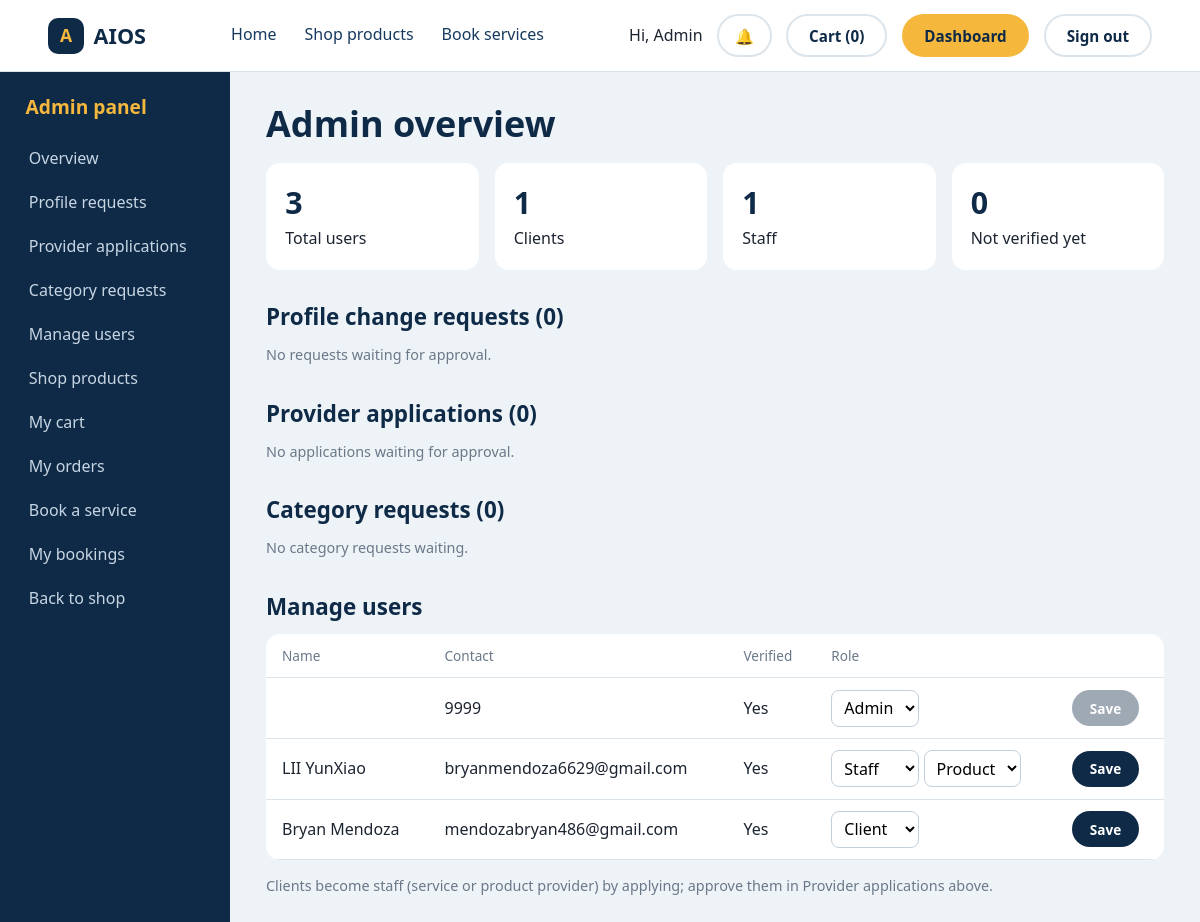
Screenshot of /admin.php (signed in) with the database file from the repository.
### tables this page shows
CREATE TABLE IF NOT EXISTS users (
  id            INT UNSIGNED AUTO_INCREMENT PRIMARY KEY,
  role          ENUM('admin','client','staff') NOT NULL DEFAULT 'client',
  staff_type    ENUM('service','product') NULL,           
  first_name    VARCHAR(60)  NOT NULL,
  middle_name   VARCHAR(60)  NULL,
  last_name     VARCHAR(60)  NOT NULL,
  email         VARCHAR(120) NULL UNIQUE,
  phone         VARCHAR(20)  NULL UNIQUE,
  password_hash VARCHAR(255) NOT NULL,
  address       VARCHAR(255) NOT NULL,
  city          VARCHAR(80)  NOT NULL,
  postal_code   VARCHAR(12)  NULL,
  is_verified   TINYINT(1)   NOT NULL DEFAULT 0,
  photo         VARCHAR(200) NOT NULL DEFAULT '',         
  service_rate  DECIMAL(10,2) NULL,                       
  service_about VARCHAR(600) NOT NULL DEFAULT '',         
  id_doc_type   VARCHAR(20)  NOT NULL DEFAULT '',         
  id_doc_file   VARCHAR(200) NOT NULL DEFAULT '',         
  created_at    TIMESTAMP    NOT NULL DEFAULT CURRENT_TIMESTAMP
);

### includes/bootstrap.php (called while the page is built, shortened)
<?php
function db(): PDO {
    static $pdo = null;
    if (!$pdo) {
        $pdo = new PDO('mysql:host=' . DB_HOST . ';dbname=' . DB_NAME . ';charset=utf8mb4', DB_USER, DB_PASS, [
            PDO::ATTR_ERRMODE            => PDO::ERRMODE_EXCEPTION,
            PDO::ATTR_DEFAULT_FETCH_MODE => PDO::FETCH_ASSOC,
        ]);
    }
    return $pdo;
}

### admin.php (the view, shortened to what this page needs)
<?php
require_once __DIR__ . '/includes/bootstrap.php';
$counts = ['admin' => 0, 'client' => 0, 'staff' => 0];
foreach (db()->query('SELECT role, COUNT(*) n FROM users GROUP BY role') as $r) { $counts[$r['role']] = (int)$r['n']; }
$unverified = (int)db()->query('SELECT COUNT(*) FROM users WHERE is_verified = 0')->fetchColumn();
$users = db()->query('SELECT id, first_name, last_name, email, phone, role, staff_type, is_verified, id_doc_type, id_doc_file, created_at FROM users ORDER BY id DESC LIMIT 50')->fetchAll();
$requests = db()->query('SELECT pc.*, u.email, u.first_name o_first_name, u.middle_name o_middle_name, u.last_name o_last_name,
                                u.phone o_phone, u.address o_address, u.city o_city, u.postal_code o_postal_code
                         FROM profile_changes pc JOIN users u ON u.id = pc.user_id
                         WHERE pc.status = "pending" ORDER BY pc.id')->fetchAll();
$apps = db()->query('SELECT a.*, u.email, u.phone, u.first_name, u.last_name FROM provider_applications a
                     JOIN users u ON u.id = a.user_id WHERE a.status = "pending" ORDER BY a.id')->fetchAll();
$catReqs = db()->query('SELECT c.*, u.email, u.phone, u.first_name, u.last_name, u.staff_type FROM provider_categories c
                        JOIN users u ON u.id = c.user_id WHERE c.status = "pending" ORDER BY c.id')->fetchAll();
?>
<!DOCTYPE html>
<html lang="en">
<head>
  <link rel="stylesheet" href="css/style.css">
</head>
<body>
  <?php include __DIR__ . '/includes/topbar.php'; ?>
  <div class="dash">
    <?php include __DIR__ . '/includes/sidebar.php'; ?>
    <main class="dash-main">
      <h1 id="overview">Admin overview</h1>
      <div class="cards">
        <div class="card"><span class="stat-value"><?= array_sum($counts) ?></span><span>Total users</span></div>
        <div class="card"><span class="stat-value"><?= $counts['client'] ?></span><span>Clients</span></div>
        <div class="card"><span class="stat-value"><?= $counts['staff'] ?></span><span>Staff</span></div>
        <div class="card"><span class="stat-value"><?= $unverified ?></span><span>Not verified yet</span></div>
      </div>
      <h2 id="requests">Profile change requests (<?= count($requests) ?>)</h2>
      <?php if (!$requests): ?>
        <p class="muted">No requests waiting for approval.</p>
      <?php endif; ?>
      <h2 id="applications">Provider applications (<?= count($apps) ?>)</h2>
      <?php if (!$apps): ?>
        <p class="muted">No applications waiting for approval.</p>
      <?php endif; ?>
      <h2 id="category-requests">Category requests (<?= count($catReqs) ?>)</h2>
      <?php if (!$catReqs): ?>
        <p class="muted">No category requests waiting.</p>
      <?php endif; ?>
      <h2 id="users">Manage users</h2>
      <div class="table-wrap">
        <table class="tbl">
          <thead><tr><th>Name</th><th>Contact</th><th>Verified</th><th>Role</th><th></th></tr></thead>
          <tbody>
          <?php foreach ($users as $u): ?>
            <tr>
              <td><?= htmlspecialchars($u['first_name'] . ' ' . $u['last_name']) ?>
                </td>
              <td><?= htmlspecialchars($u['email'] ?: $u['phone']) ?></td>
              <td><?= $u['is_verified'] ? 'Yes' : 'No' ?></td>
              <td>
                <select name="role" form="f<?= $u['id'] ?>" aria-label="Role">
                  <?php foreach (($u['role'] === 'staff' ? ['client', 'staff', 'admin'] : ['client', 'admin']) as $r): ?>
                    <option value="<?= $r ?>" <?= $u['role'] === $r ? 'selected' : '' ?>><?= ucfirst($r) ?></option>
                  <?php endforeach; ?>
                </select>
                <?php if ($u['role'] === 'staff'): ?>
                  <select name="staff_type" form="f<?= $u['id'] ?>" aria-label="Provider type">
                    <option value="product" <?= $u['staff_type'] === 'product' ? 'selected' : '' ?>>Product</option>
                  </select>
                <?php endif; ?>
              </td>
              <td><button class="btn btn-small" type="submit" form="f<?= $u['id'] ?>" <?= $u['id'] == $_SESSION['user_id'] ? 'disabled' : '' ?>>Save</button></td>
            </tr>
          <?php endforeach; ?>
          </tbody>
        </table>
      </div>
      <p class="muted">Clients become staff (service or product provider) by applying; approve them in Provider applications above.</p>
    </main>
  </div>
</body>
</html>

### css/style.css (style rules this page uses)
:root { --navy: #0e2a47; --navy-2: #163a5f; --marigold: #f5b83d; --teal: #1f8a8a; --mist: #eef3f7; --ink: #1b2430; --muted: #6a7889; --white: #ffffff; --line: #dde5ec; --header-h: 72px; --font-head: 'Bricolage Grotesque', 'Segoe UI', sans-serif; --font-body: 'DM Sans', 'Segoe UI', sans-serif; }
*, *::before, *::after { box-sizing: border-box; }
html { scroll-behavior: smooth; scroll-padding-top: var(--header-h); }
body { margin: 0; font-family: var(--font-body); color: var(--ink); background: var(--white); line-height: 1.55; }
h1, h2, h3 { font-family: var(--font-head); margin: 0; line-height: 1.1; }
.muted { color: var(--muted); font-size: .9rem; }
.btn { display: inline-block; cursor: pointer; font: 700 .95rem var(--font-body); padding: .6rem 1.3rem; border-radius: 999px; border: 2px solid transparent; text-decoration: none; text-align: center; transition: transform .15s ease, background .15s ease; }
.btn-small { background: var(--navy); color: var(--white); padding: .4rem 1rem; font-size: .85rem; }
.stat-value { font: 800 1.6rem var(--font-head); color: var(--navy); }
.dash { display: grid; grid-template-columns: 230px minmax(0, 1fr); min-height: calc(100vh - var(--header-h)); background: var(--mist); }
.dash-main { padding: 2rem clamp(1rem, 3vw, 2.5rem) 3rem; }
.dash-main h1 { font-size: clamp(1.7rem, 3vw, 2.3rem); color: var(--navy); margin-bottom: 1.2rem; }
.dash-main h2 { font-size: 1.4rem; color: var(--navy); margin: 2.2rem 0 .9rem; }
.cards { display: grid; grid-template-columns: repeat(auto-fit, minmax(170px, 1fr)); gap: 1rem; }
.card { background: var(--white); border-radius: 14px; padding: 1.2rem; display: flex; flex-direction: column; gap: .2rem; }
.card .stat-value { font: 800 1.9rem var(--font-head); color: var(--navy); }
.table-wrap { overflow-x: auto; background: var(--white); border-radius: 14px; }
.tbl { width: 100%; border-collapse: collapse; min-width: 640px; }
.tbl th, .tbl td { text-align: left; padding: .7rem 1rem; border-bottom: 1px solid var(--line); }
.tbl th { font-size: .85rem; color: var(--muted); font-weight: 500; }
.tbl select { padding: .35rem .5rem; border: 1px solid #c3cfda; border-radius: 8px; font: inherit; background: var(--white); }
.btn:disabled { opacity: .4; cursor: not-allowed; }

### rows the page displays
users: email "9999", is_verified "Yes", role "Admin"
users: first_name+last_name "LII YunXiao", email "bryanmendoza6629@gmail.com", is_verified "Yes", role "Staff", staff_type "Product"
users: first_name+last_name "Bryan Mendoza", email "mendozabryan486@gmail.com", is_verified "Yes", role "Client"

### other values shown
SITE_NAME "AIOS"
$_SESSION['user'] "Admin"
cart_count() "0"
$panelTitle "Admin panel"
$menuLabel "Overview"
$menuLabel "Profile requests"
$menuLabel "Provider applications"
$menuLabel "Category requests"
$menuLabel "Manage users"
$menuLabel "Shop products"
$menuLabel "My cart"
$menuLabel "My orders"
$menuLabel "Book a service"
$menuLabel "My bookings"
array_sum($counts) "3"
